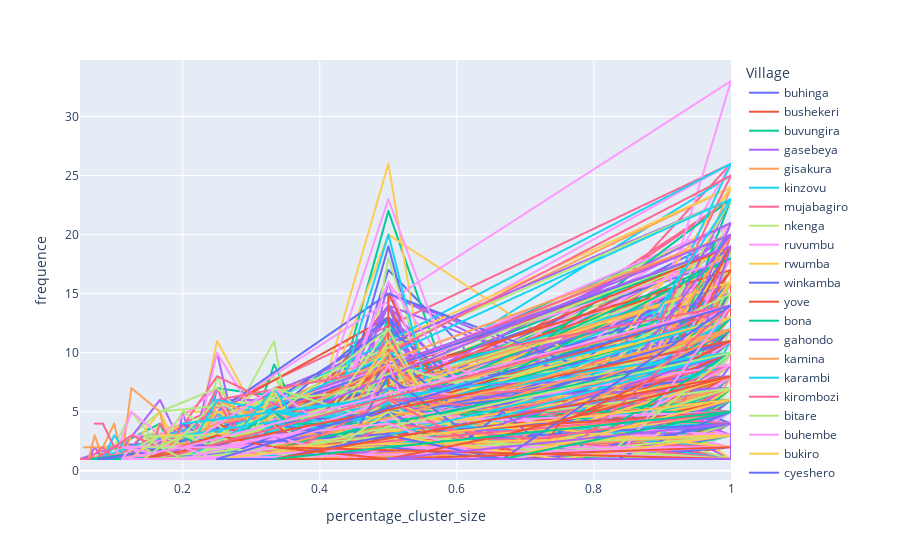

Notebook code for this chart:
### Code cell
fig = px.line(distribution_percentage_cluster_size_at_space_point_over_time, x="percentage_cluster_size", y="frequence", color="Village")
fig.show()
